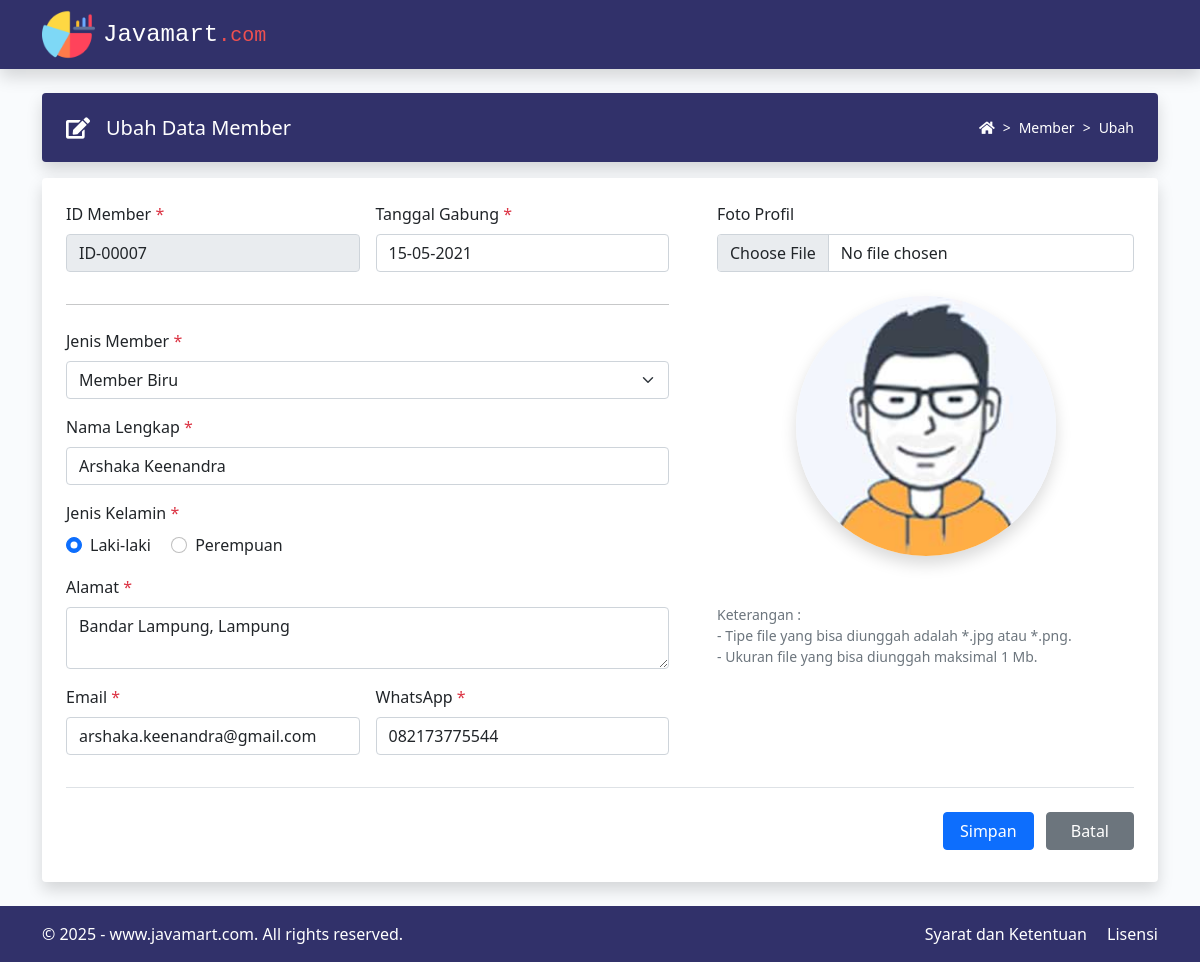
Page /?halaman=ubah&id=ID-00007 on the committed database.
### tables this page shows
CREATE TABLE `tbl_member` (
  `id_member` varchar(8) NOT NULL,
  `tanggal_gabung` date NOT NULL,
  `jenis_member` enum('Member Biru','Member Platinum','VIP','VVIP') NOT NULL,
  `nama_lengkap` varchar(50) NOT NULL,
  `jenis_kelamin` enum('Laki-laki','Perempuan') NOT NULL,
  `alamat` varchar(255) NOT NULL,
  `email` varchar(50) NOT NULL,
  `whatsapp` varchar(13) NOT NULL,
  `foto_profil` varchar(100) NOT NULL
);

### form_ubah.php (the view, shortened to what this page needs)
<div class="d-flex flex-column flex-md-row px-4 py-2 mt-4 text-white bg-indigo rounded shadow">
  <div class="d-flex align-items-center me-md-auto">
    <i class="fas fa-edit fa-lg me-3"></i>
    <h1 class="h5 pt-2">Ubah Data Member</h1>
  </div>
  <div class="ms-5 ms-md-0 pt-md-3 pb-md-0">
    <nav style="--bs-breadcrumb-divider: '>';" aria-label="breadcrumb">
      <ol class="breadcrumb">
        <li class="breadcrumb-item"><a href="http://www.javamart.com/"><i class="fas fa-home"></i></a></li>
        <li class="breadcrumb-item"><a href="?halaman=data">Member</a></li>
        <li class="breadcrumb-item" aria-current="page">Ubah</li>
      </ol>
    </nav>
  </div>
</div>
<?php
if (isset($_GET['id'])) {
  $id_member = $_GET['id'];
  $query = mysqli_query($mysqli, "SELECT * FROM tbl_member WHERE id_member='$id_member'")
                                  or die('Ada kesalahan pada query tampil data : ' . mysqli_error($mysqli));
  $data = mysqli_fetch_assoc($query);
}
?>
<div class="p-4 mt-3 bg-body rounded shadow">
  <form action="proses_ubah.php" method="post" enctype="multipart/form-data" class="needs-validation" novalidate>
    <div class="row gx-5">
      <div class="col-md-7">
        <div class="row gx-3 mb-3">
          <div class="mb-3 col-md-6">
            <label class="form-label">ID Member <span class="text-danger">*</span></label>
            <input type="text" name="id_member" class="form-control" value="<?= $data['id_member']; ?>" readonly>
          </div>
          <div class="mb-3 col-md-6">
            <label class="form-label">Tanggal Gabung <span class="text-danger">*</span></label>
            <input type="text" name="tanggal_gabung" class="form-control form-control-datepicker" autocomplete="off" value="<?= date('d-m-Y', strtotime($data['tanggal_gabung'])); ?>" required>
          </div>
        </div>
        <hr>
        <div class="mb-3 pt-2">
          <label class="form-label">Jenis Member <span class="text-danger">*</span></label>
          <select name="jenis_member" class="form-select" autocomplete="off" required>
            <option value="<?= $data['jenis_member']; ?>"><?= $data['jenis_member']; ?></option>
          </select>
        </div>
        <div class="mb-3">
          <label class="form-label">Nama Lengkap <span class="text-danger">*</span></label>
          <input type="text" name="nama_lengkap" class="form-control" autocomplete="off" value="<?= $data['nama_lengkap']; ?>" required>
        </div>
        <div class="mb-3">
          <label class="form-label">Jenis Kelamin <span class="text-danger">*</span></label>
          <br>
          <?php
          if ($data['jenis_kelamin'] == 'Laki-laki') { ?>
            <div class="form-check form-check-inline">
              <input type="radio" id="laki_laki" name="jenis_kelamin" class="form-check-input" value="Laki-laki" checked required>
              <label class="form-check-label" for="laki_laki">Laki-laki</label>
            </div>
            <div class="form-check form-check-inline">
              <input type="radio" id="perempuan" name="jenis_kelamin" class="form-check-input" value="Perempuan" required>
              <label class="form-check-label" for="perempuan">Perempuan</label>
            </div>
          <?php } ?>
        </div>
        <div class="mb-3">
          <label class="form-label">Alamat <span class="text-danger">*</span></label>
          <textarea name="alamat" rows="2" class="form-control" autocomplete="off" required><?= $data['alamat']; ?></textarea>
        </div>
        <div class="row gx-3 mb-3">
          <div class="mb-3 col-md-6">
            <label class="form-label">Email <span class="text-danger">*</span></label>
            <input type="email" name="email" class="form-control" autocomplete="off" value="<?= $data['email']; ?>" required>
          </div>
          <div class="mb-3 col-md-6">
            <label class="form-label">WhatsApp <span class="text-danger">*</span></label>
            <input type="text" name="whatsapp" class="form-control" maxlength="13" autocomplete="off" onKeyPress="return goodchars(event,'0123456789',this)" value="<?= $data['whatsapp']; ?>" required>
          </div>
        </div>
      </div>
      <div class="col-md-5">
        <div class="mb-3">
          <label class="form-label">Foto Profil</label>
          <input type="file" accept=".jpg, .jpeg, .png" id="foto" name="foto" class="form-control" autocomplete="off">
          <div class="text-center mt-4">
            <img id="preview_foto" src="images/<?= $data['foto_profil']; ?>" alt="Foto Profil" class="foto-preview rounded-circle shadow">
          </div>
          <div class="form-text mt-5">
            Keterangan : <br>
            - Tipe file yang bisa diunggah adalah *.jpg atau *.png. <br>
            - Ukuran file yang bisa diunggah maksimal 1 Mb.
          </div>
        </div>
      </div>
    </div>
    <div class="pt-4 pb-2 text-end border-top">
      <input type="submit" name="simpan" value="Simpan" class="btn btn-primary px-3 me-2">
      <a href="?halaman=data" class="btn btn-secondary px-4">Batal</a>
    </div>
  </form>
</div>

### assets/css/style.css (style rules this page uses)
body { background: #f9fbfd; }
.bg-indigo { background-color: #31316a !important; }
.breadcrumb { font-size: 14px; }
.breadcrumb .breadcrumb-item a { color: #fff !important; text-decoration: none; }
.breadcrumb-item + .breadcrumb-item::before { color: #fff; }
.foto-preview { width: 260px; height: 260px; max-height: 300px; }

### rows in the picture
tbl_member: id_member "ID-00007", tanggal_gabung "15-05-2021", jenis_member "Member Biru", nama_lengkap "Arshaka Keenandra", alamat "Bandar Lampung, Lampung", email "arshaka.keenandra@gmail.com", whatsapp "082173775544", foto_profil (picture)
